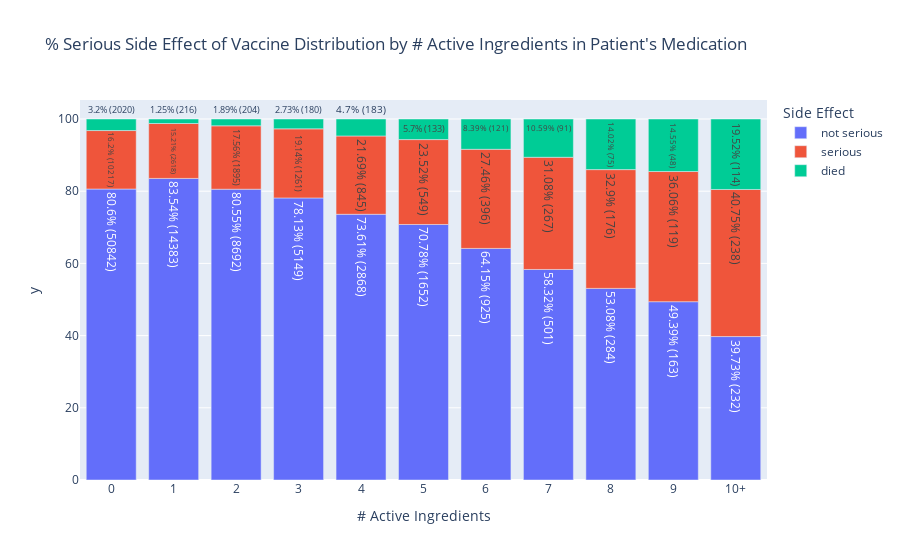

Write notebook code for a chart like this one.
### Code cell
df3 = df2.copy()
df3["num_active_ing"] = df3["num_active_ing"].apply(lambda x: "10+" if x >= 10 else str(x))
df_stacked3 = df3.groupby(["num_active_ing", "serious_se"]).size().reset_index()
df_stacked3["percentage"] = df3.groupby(["num_active_ing", "serious_se"]).size().groupby(level = 0).apply(lambda x: 100 * x / float(x.sum())).values
df_stacked3.columns = ["# Active Ingredients", "Side Effect", "Counts", "Percentage"]
df_stacked3["text"] = df_stacked3["Percentage"].apply(lambda x: round(x, 2)).astype(str) +  "% (" + df_stacked3["Counts"].astype(str) + ")"
df_stacked3["order"] = df_stacked3.apply(lambda x: 1 + int(x["# Active Ingredients"].split("+")[0]) if x["Side Effect"] == "not serious" else
                                                    2 + int(x["# Active Ingredients"].split("+")[0]) if x["Side Effect"] == "serious" else
                                                    3 + int(x["# Active Ingredients"].split("+")[0]), axis = 1)
df_stacked3 = df_stacked3.sort_values("order")
df_stacked3
px.bar(df_stacked3, x = "# Active Ingredients", y = df_stacked3["Percentage"].apply(lambda x: round(x, 2)), color = "Side Effect", text = df_stacked3["text"], title = "% Serious Side Effect of Vaccine Distribution by # Active Ingredients in Patient's Medication")

### Figure 1 — Plotly figure (JSON) as saved in the notebook; plotly's stock layout.template omitted (floating-point values rounded to 4 significant figures)
{"data": [{"alignmentgroup": "True", "hovertemplate": "Side Effect=not serious<br># Active Ingredients=%{x}<br>y=%{y}<br>text=%{text}<extra></extra>", "legendgroup": "not serious", "marker": {"color": "#636efa"}, "name": "not serious", "offsetgroup": "not serious", "orientation": "v", "showlegend": true, "text": ["80.6% (50842)", "83.54% (14383)", "80.55% (8692)", "78.13% (5149)", "73.61% (2868)", "70.78% (1652)", "64.15% (925)", "58.32% (501)", "53.08% (284)", "49.39% (163)", "39.73% (232)"], "textposition": "auto", "type": "bar", "x": ["0", "1", "2", "3", "4", "5", "6", "7", "8", "9", "10+"], "xaxis": "x", "y": [80.6, 83.54, 80.55, 78.13, 73.61, 70.78, 64.15, 58.32, 53.08, 49.39, 39.73], "yaxis": "y"}, {"alignmentgroup": "True", "hovertemplate": "Side Effect=serious<br># Active Ingredients=%{x}<br>y=%{y}<br>text=%{text}<extra></extra>", "legendgroup": "serious", "marker": {"color": "#EF553B"}, "name": "serious", "offsetgroup": "serious", "orientation": "v", "showlegend": true, "text": ["16.2% (10217)", "15.21% (2618)", "17.56% (1895)", "19.14% (1261)", "21.69% (845)", "23.52% (549)", "27.46% (396)", "31.08% (267)", "32.9% (176)", "36.06% (119)", "40.75% (238)"], "textposition": "auto", "type": "bar", "x": ["0", "1", "2", "3", "4", "5", "6", "7", "8", "9", "10+"], "xaxis": "x", "y": [16.2, 15.21, 17.56, 19.14, 21.69, 23.52, 27.46, 31.08, 32.9, 36.06, 40.75], "yaxis": "y"}, {"alignmentgroup": "True", "hovertemplate": "Side Effect=died<br># Active Ingredients=%{x}<br>y=%{y}<br>text=%{text}<extra></extra>", "legendgroup": "died", "marker": {"color": "#00cc96"}, "name": "died", "offsetgroup": "died", "orientation": "v", "showlegend": true, "text": ["3.2% (2020)", "1.25% (216)", "1.89% (204)", "2.73% (180)", "4.7% (183)", "5.7% (133)", "8.39% (121)", "10.59% (91)", "14.02% (75)", "14.55% (48)", "19.52% (114)"], "textposition": "auto", "type": "bar", "x": ["0", "1", "2", "3", "4", "5", "6", "7", "8", "9", "10+"], "xaxis": "x", "y": [3.2, 1.25, 1.89, 2.73, 4.7, 5.7, 8.39, 10.59, 14.02, 14.55, 19.52], "yaxis": "y"}], "layout": {"barmode": "relative", "legend": {"title": {"text": "Side Effect"}, "tracegroupgap": 0}, "title": {"text": "% Serious Side Effect of Vaccine Distribution by # Active Ingredients in Patient's Medication"}, "xaxis": {"anchor": "y", "domain": [0, 1], "title": {"text": "# Active Ingredients"}}, "yaxis": {"anchor": "x", "domain": [0, 1], "title": {"text": "y"}}}}
